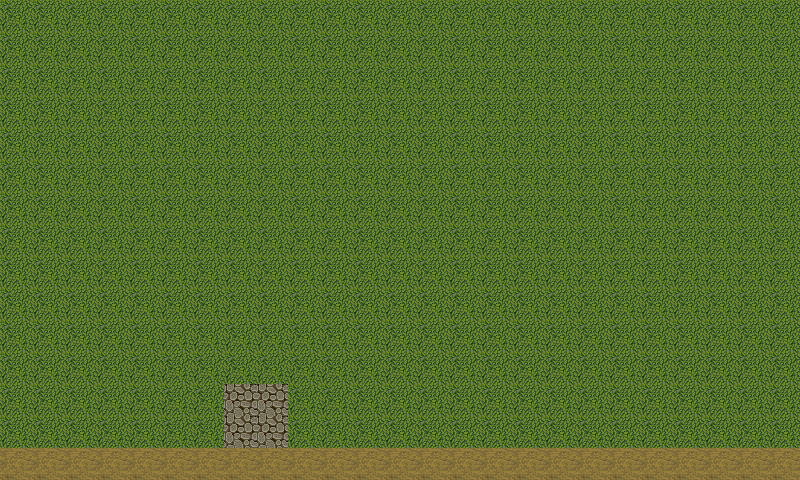

The image is a tile-based game level rendered from a .tmx file. Its description and source (layers, tilesets, objects; grid data summarised) follow:
An orthogonal 25x15 tile map with 32x32 px tiles, 1 tile layer (background) and 1 object (box1).

<map version="1.0" orientation="orthogonal" renderorder="right-down" width="25" height="15" tilewidth="32" tileheight="32" nextobjectid="6">
 <properties>
  <property name="mapmeta" value="mapvalue" />
 </properties>
 <tileset firstgid="1" name="Untitled" tilewidth="32" tileheight="32">
  <image source="tiles.png" width="256" height="32" />
 </tileset>
 <layer name="background" width="25" height="15">
  <data>[375 cells, 375 non-empty, 3 distinct tile ids]</data>
 </layer>
 <objectgroup name="objects">
  <properties>
   <property name="objectmeta" value="objectvalue" />
  </properties>
  <object id="3" name="box1" x="220" y="387" width="68" height="63">
   <properties>
    <property name="name" value="box1" />
   </properties>
  </object>
 </objectgroup>
</map>
